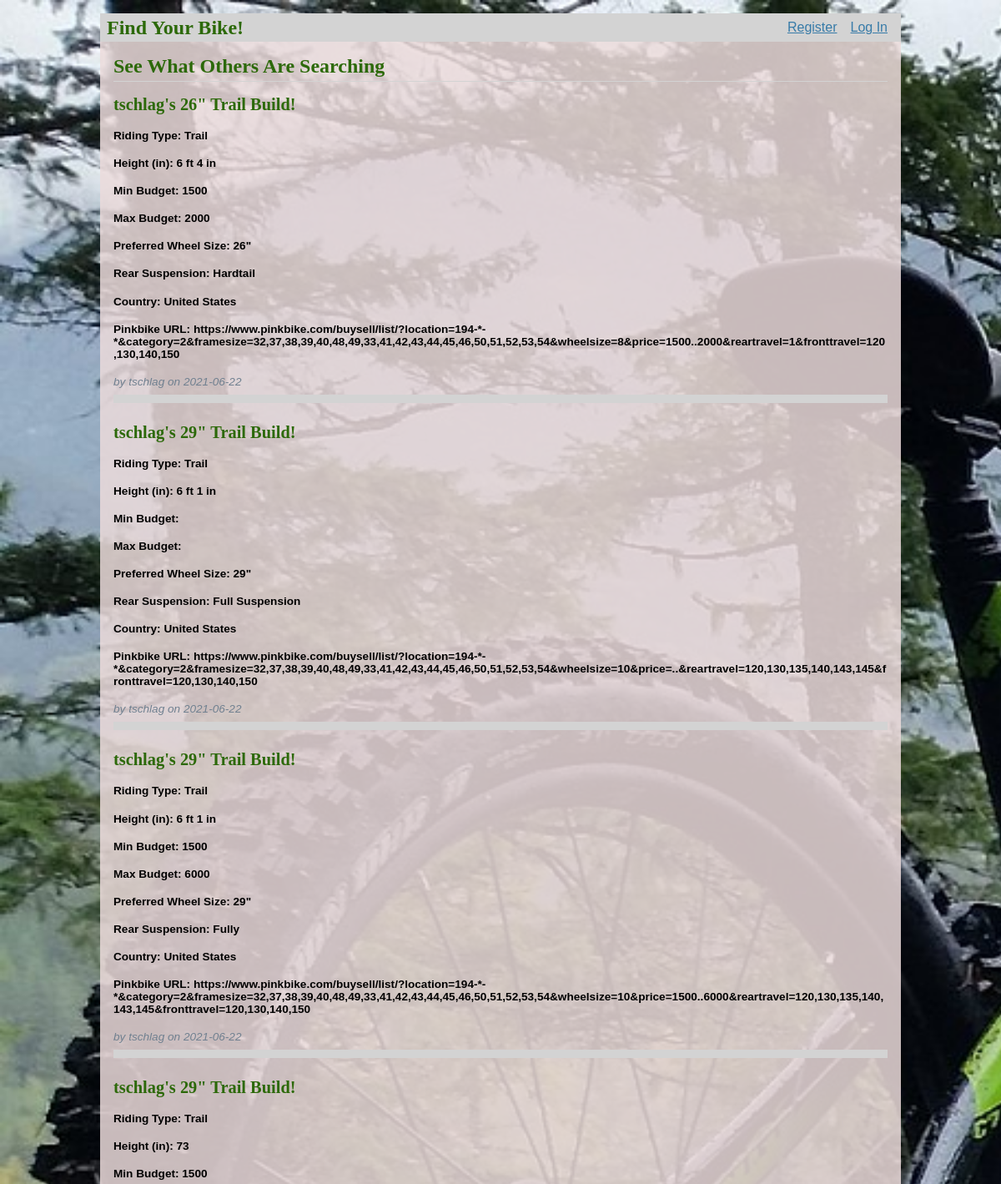
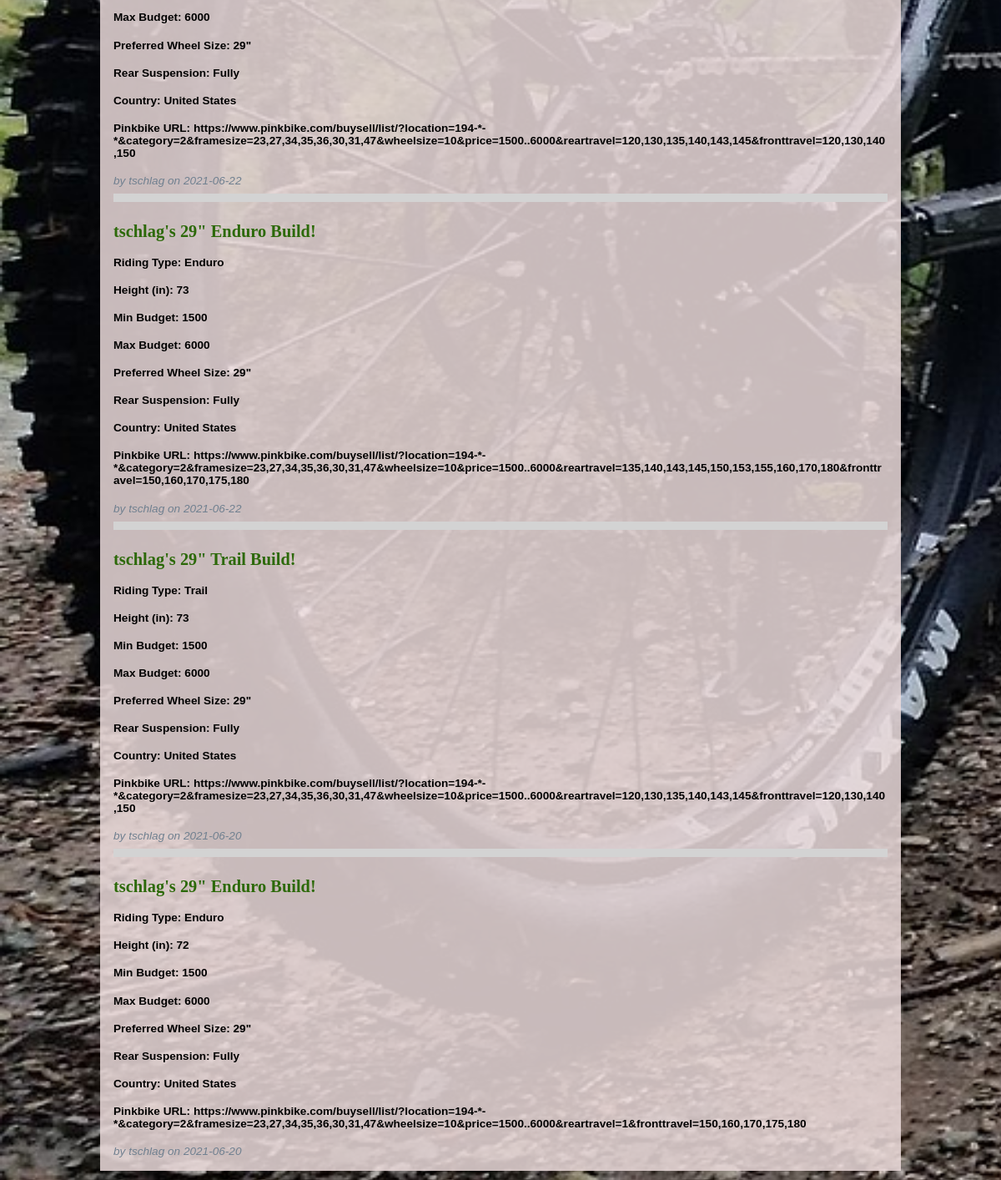
The page / on the database its author committed (2 pictures, top to bottom).
### tables this page shows
CREATE TABLE post (
  id INTEGER PRIMARY KEY AUTOINCREMENT,
  author_id INTEGER NOT NULL,
  created TIMESTAMP NOT NULL DEFAULT CURRENT_TIMESTAMP,
  riding_type TEXT NOT NULL, 
  height TEXT NOT NULL, 
  min_budget TEXT NOT NULL, 
  max_budget TEXT NOT NULL, 
  wheel_size TEXT NOT NULL, 
  rear_sus TEXT NOT NULL, 
  country TEXT NOT NULL,
  pinkbike_url TEXT NOT NULL,
  FOREIGN KEY (author_id) REFERENCES user (id)
);

CREATE TABLE user (
  id INTEGER PRIMARY KEY AUTOINCREMENT,
  username TEXT UNIQUE NOT NULL,
  password TEXT NOT NULL
);

### flaskr/main_page.py (the view)
@bp.route('/')
def index():
    db = get_db()
    posts = db.execute(
        'SELECT p.id, riding_type, height, min_budget, max_budget, wheel_size, rear_sus, country, pinkbike_url, created, author_id, username'
        ' FROM post p JOIN user u ON p.author_id = u.id'
        ' ORDER BY created DESC'
    ).fetchall()
    return render_template('main/index.html', posts=posts)

### flaskr/auth.py (called while the page is built)
@bp.before_app_request
def load_logged_in_user():
    user_id = session.get('user_id')
    if user_id is None:
        g.user = None
    else:
        g.user = get_db().execute(
            'SELECT * FROM user WHERE id = ?', (user_id,)
        ).fetchone()

### flaskr/db.py (called while the page is built)
def get_db():
    if 'db' not in g:
        g.db = sqlite3.connect(
            current_app.config['DATABASE'],
            detect_types=sqlite3.PARSE_DECLTYPES
        )
        g.db.row_factory = sqlite3.Row
    return g.db

### flaskr/templates/main/index.html (shortened to what this page needs)
{% extends 'base.html' %}
{% block header %}
  <h1>{% block title %}See What Others Are Searching{% endblock %}</h1>
{% endblock %}
{% block content %}
  {% for post in posts %}
    <article class="post">
      <header>
        <div class='index'>
          <h1>{{post['username']}}'s {{post['wheel_size']}} {{post['riding_type']}} Build!</h1>
          <h4>Riding Type: {{ post['riding_type'] }}</h4>
          <h4>Height (in): {{ post['height'] }}</h4>
          <h4>Min Budget: {{ post['min_budget'] }}</h4>
          <h4>Max Budget: {{ post['max_budget'] }}</h4>
          <h4>Preferred Wheel Size: {{ post['wheel_size'] }}</h4>
          <h4>Rear Suspension: {{ post['rear_sus'] }}</h4>
          <h4>Country: {{ post['country'] }}</h4>
          <h4>Pinkbike URL: {{ post['pinkbike_url'] }}</h4>
          <div class="about">by {{ post['username'] }} on {{ post['created'].strftime('%Y-%m-%d') }}</div>
        </div>
      </header>
    </article>
    {% if not loop.last %}
      <hr>
    {% endif %}
  {% endfor %}
{% endblock %}

### flaskr/templates/base.html (shortened to what this page needs)
<!doctype html>
<link rel="stylesheet" href="{{ url_for('static', filename='style.css') }}">
<nav>
  <h1>Find Your Bike!</h1>
  <ul>
    {% if g.user %}
      <li><span>{{ g.user['username'] }}</span>
      <li><a href="{{ url_for('auth.logout') }}">Log Out</a>
    {% else %}
      <li><a href="{{ url_for('auth.register') }}">Register</a>
      <li><a href="{{ url_for('auth.login') }}">Log In</a>
    {% endif %}
  </ul>
</nav>
<section class="content">
  <header>
    {% block header %}{% endblock %}
  </header>
  {% block content %}{% endblock %}
</section>

### flaskr/static/style.css (style rules this page uses)
h1 { font-family: serif; color: #2c6909; margin: 1rem 0; }
a { color: #377ba8; }
hr { border: none; border-top: 10px solid lightgray; }
nav { background: lightgray; display: flex; align-items: center; padding: 0 0.5rem; }
nav h1 { flex: auto; margin: 0; }
nav ul { display: flex; list-style: none; margin: 0; padding: 0; }
nav ul li a, nav ul li span, header .action { display: block; padding: 0.5rem; }
.content { padding: 0 1rem 1rem; }
.content > header { border-bottom: 1px solid lightgray; display: flex; align-items: flex-end; }
.content > header h1 { flex: auto; margin: 1rem 0 0.25rem 0; }
.post > header { display: flex; align-items: flex-end; font-size: 0.85em; }
.post > header > div:first-of-type { flex: auto; }
.post > header h1 { font-size: 1.5em; margin-bottom: 0; }
.post .about { color: slategray; font-style: italic; }
.content:last-child { margin-bottom: 0; }
.index { width: 200px; word-wrap: break-word; }

### rows shown on the page
post: username "tschlag", wheel_size "26\"", riding_type "Trail", height "6 ft 4 in", min_budget "1500", max_budget "2000", rear_sus "Hardtail", country "United States", pinkbike_url "https://www.pinkbike.com/buysell/list/?location=194-*-*&category=2&framesize=32,37,38,39,40,48,49,33,41,42,43,44,45,46,50,51,52,53,54&wheelsize=8&price=1500..2000&reartravel=1&fronttravel=120,130,140,150", created "2021-06-22"
post: username "tschlag", wheel_size "29\"", riding_type "Trail", height "6 ft 1 in", rear_sus "Full Suspension", country "United States", pinkbike_url "https://www.pinkbike.com/buysell/list/?location=194-*-*&category=2&framesize=32,37,38,39,40,48,49,33,41,42,43,44,45,46,50,51,52,53,54&wheelsize=10&price=..&reartravel=120,130,135,140,143,145&fronttravel=120,130,140,150", created "2021-06-22"
post: username "tschlag", wheel_size "29\"", riding_type "Trail", height "6 ft 1 in", min_budget "1500", max_budget "6000", rear_sus "Fully", country "United States", pinkbike_url "https://www.pinkbike.com/buysell/list/?location=194-*-*&category=2&framesize=32,37,38,39,40,48,49,33,41,42,43,44,45,46,50,51,52,53,54&wheelsize=10&price=1500..6000&reartravel=120,130,135,140,143,145&fronttravel=120,130,140,150", created "2021-06-22"
post: username "tschlag", wheel_size "29\"", riding_type "Trail", height "73", min_budget "1500", max_budget "6000", rear_sus "Fully", country "United States", pinkbike_url "https://www.pinkbike.com/buysell/list/?location=194-*-*&category=2&framesize=23,27,34,35,36,30,31,47&wheelsize=10&price=1500..6000&reartravel=120,130,135,140,143,145&fronttravel=120,130,140,150", created "2021-06-22"
post: username "tschlag", wheel_size "29\"", riding_type "Enduro", height "73", min_budget "1500", max_budget "6000", rear_sus "Fully", country "United States", pinkbike_url "https://www.pinkbike.com/buysell/list/?location=194-*-*&category=2&framesize=23,27,34,35,36,30,31,47&wheelsize=10&price=1500..6000&reartravel=135,140,143,145,150,153,155,160,170,180&fronttravel=150,160,170,175,180", created "2021-06-22"
post: username "tschlag", wheel_size "29\"", riding_type "Trail", height "73", min_budget "1500", max_budget "6000", rear_sus "Fully", country "United States", pinkbike_url "https://www.pinkbike.com/buysell/list/?location=194-*-*&category=2&framesize=23,27,34,35,36,30,31,47&wheelsize=10&price=1500..6000&reartravel=120,130,135,140,143,145&fronttravel=120,130,140,150", created "2021-06-20"
post: username "tschlag", wheel_size "29\"", riding_type "Enduro", height "72", min_budget "1500", max_budget "6000", rear_sus "Fully", country "United States", pinkbike_url "https://www.pinkbike.com/buysell/list/?location=194-*-*&category=2&framesize=23,27,34,35,36,30,31,47&wheelsize=10&price=1500..6000&reartravel=1&fronttravel=150,160,170,175,180", created "2021-06-20"
